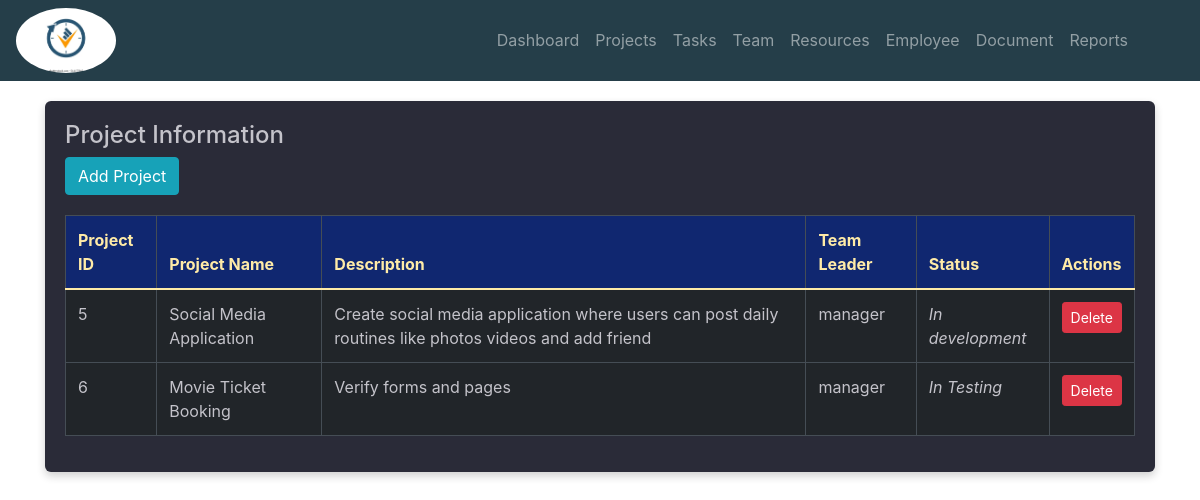
Screenshot of /admin/project.php with the database file from the repository.
### tables this page shows
CREATE TABLE `project` (
  `proj_id` int(11) NOT NULL,
  `name` varchar(30) NOT NULL,
  `description` text NOT NULL,
  `status` varchar(20) NOT NULL,
  `man_id` int(11) NOT NULL,
  `client` varchar(40) NOT NULL
);

CREATE TABLE `employee` (
  `emp_id` int(11) NOT NULL,
  `name` varchar(20) NOT NULL,
  `role` varchar(20) NOT NULL,
  `email` varchar(40) NOT NULL,
  `resume` longblob DEFAULT NULL,
  `gender` varchar(10) NOT NULL
);

### admin/project.php (the view, shortened to what this page needs)
<!DOCTYPE html>
<html lang="en">
<head>
    <link href="https://cdn.jsdelivr.net/npm/bootstrap@5.0.2/dist/css/bootstrap.min.css" rel="stylesheet"
>
    <link rel="stylesheet" href="style2.css">
</head>
<body>
    <?php
    include ("nav.php");
    ?>
    <main>
        <div class="container">
            <div class="dashboard-content">
                <h4>Project Information</h4>
                <button type="button" class="btn btn-info" data-bs-toggle="modal" data-bs-target="#exampleModal">
                    Add Project
                </button>
                <div class="table-responsive">
                    <table class="table table-bordered table-dark">
                        <thead>
                            <tr>
                                <th scope="col">Project ID</th>
                                <th scope="col">Project Name</th>
                                <th scope="col">Description</th>
                                <th scope="col">Team Leader</th>
                                <th scope="col">Status</th>
                                <th scope="col">Actions</th>
                            </tr>
                        </thead>
                        <tbody>
                            <?php
                            include "include/config.php";
                            $sql = "SELECT * FROM project INNER JOIN manager ON project.man_id = manager.man_id INNER JOIN employee ON manager.emp_id = employee.emp_id";
                            if ($result = mysqli_query($conn, $sql)) {
                                if (mysqli_num_rows($result) > 0) {
                                    for ($i = 0; $i <= 29; $i++) {
                                        $row = mysqli_fetch_array($result);
                                        if ($row !== null) {
                                            ?>
                                            <tr>
                                                <td><?php echo $row[0]; ?></td>
                                                <td><?php echo $row[1]; ?></td>
                                                <td><?php echo $row['description']; ?></td>
                                                <td><?php echo $row[11]; ?></td>
                                                <td><i><?php echo $row['status']; ?></i></td>
                                                <td>
                                                    <form action="include/deleteproject.php" method="post">
                                                        <button type="submit" name="submit"
                                                            class="btn btn-danger btn-sm">Delete</button>
                                                    </form>
                                                </td>
                                            </tr>
                                            <?php
                                        }
                                    }
                                }
                            }
                            ?>
                        </tbody>
                    </table>
                </div>
            </div>
        </div>
    </main>
</body>
</html>

### admin/style2.css (style rules this page uses)
body { font-family: 'Montserrat', sans-serif; background-color: #1f2029; background-image: url('https://s3-us-west-2.amazonaws.com/s.cdpn.io/1462889/pat.svg'); color: #34495e; margin: 0; padding: 0; height: 100%; }
main { display: flex; padding: 20px; justify-content: center; align-items: flex-start; }

### admin/project.php (style rules this page uses)
body { font-family: 'Poppins', sans-serif; font-weight: 300; font-size: 15px; line-height: 1.7; color: black; background-image: url('https://s3-us-west-2.amazonaws.com/s.cdpn.io/1462889/pat.svg'); overflow-x: hidden; background-color: #1f2029; }
main { padding: 20px; }
.container { max-width: 1500px; }
.dashboard-content { background-color: #2a2b38; color: #c4c3ca; padding: 20px; border-radius: 6px; box-shadow: 0 4px 8px 0 rgba(21, 21, 21, .2); }
.table-responsive { margin-top: 20px; }
.table th, .table td { color: #c4c3ca; }
.table thead th { background-color: #102770; color: #ffeba7; }
.btn-danger { background-color: #d9534f; border-color: #d9534f; }

### rows the page displays
project: proj_id "5", name "Social Media Application", description "Create social media application where users can post daily routines like photos videos and add friend", employee.role "manager", status "In development"
project: proj_id "6", name "Movie Ticket Booking", description "Verify forms and pages", employee.role "manager", status "In Testing"
